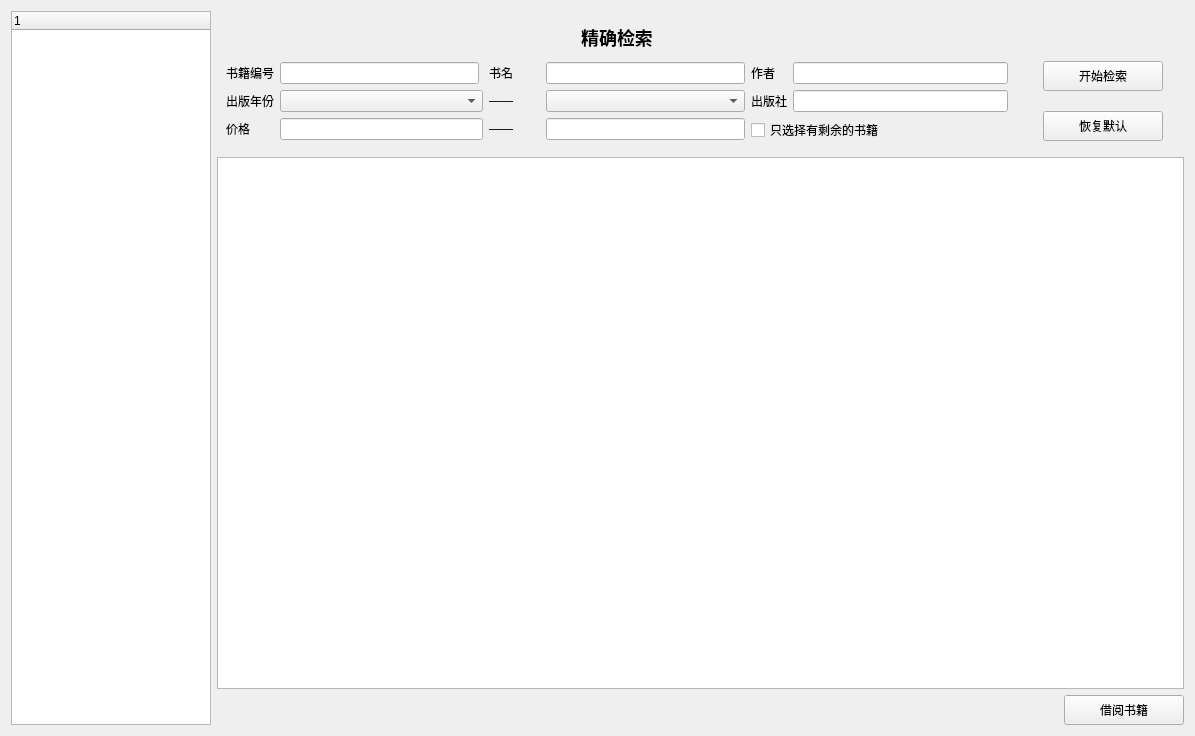
<?xml version="1.0" encoding="UTF-8"?>
<ui version="4.0">
 <class>BookSearchWidget</class>
 <widget class="QWidget" name="BookSearchWidget">
  <property name="geometry">
   <rect>
    <x>0</x>
    <y>0</y>
    <width>1195</width>
    <height>736</height>
   </rect>
  </property>
  <property name="minimumSize">
   <size>
    <width>1195</width>
    <height>736</height>
   </size>
  </property>
  <property name="maximumSize">
   <size>
    <width>1195</width>
    <height>736</height>
   </size>
  </property>
  <property name="windowTitle">
   <string>Form</string>
  </property>
  <property name="autoFillBackground">
   <bool>false</bool>
  </property>
  <layout class="QGridLayout" name="gridLayout_2">
   <item row="0" column="0">
    <widget class="QTreeWidget" name="treeWidget">
     <property name="minimumSize">
      <size>
       <width>200</width>
       <height>0</height>
      </size>
     </property>
     <property name="maximumSize">
      <size>
       <width>200</width>
       <height>16777215</height>
      </size>
     </property>
     <column>
      <property name="text">
       <string notr="true">1</string>
      </property>
     </column>
    </widget>
   </item>
   <item row="0" column="1">
    <layout class="QVBoxLayout" name="verticalLayout">
     <item>
      <layout class="QHBoxLayout" name="horizontalLayout">
       <item>
        <widget class="QWidget" name="widget" native="true">
         <property name="minimumSize">
          <size>
           <width>800</width>
           <height>140</height>
          </size>
         </property>
         <property name="maximumSize">
          <size>
           <width>800</width>
           <height>140</height>
          </size>
         </property>
         <layout class="QGridLayout" name="gridLayout_5">
          <item row="0" column="0">
           <layout class="QVBoxLayout" name="verticalLayout_2">
            <item>
             <widget class="QLabel" name="label_4">
              <property name="text">
               <string>&lt;h2&gt;精确检索&lt;/h2&gt;</string>
              </property>
              <property name="alignment">
               <set>Qt::AlignCenter</set>
              </property>
             </widget>
            </item>
            <item>
             <layout class="QHBoxLayout" name="horizontalLayout_2">
              <item>
               <layout class="QGridLayout" name="gridLayout">
                <item row="0" column="0">
                 <widget class="QLabel" name="label">
                  <property name="text">
                   <string>书籍编号</string>
                  </property>
                 </widget>
                </item>
                <item row="0" column="1">
                 <widget class="QLineEdit" name="LineEdit_bookID">
                  <property name="maximumSize">
                   <size>
                    <width>199</width>
                    <height>16777215</height>
                   </size>
                  </property>
                 </widget>
                </item>
                <item row="1" column="0">
                 <widget class="QLabel" name="label_5">
                  <property name="text">
                   <string>出版年份</string>
                  </property>
                 </widget>
                </item>
                <item row="1" column="1">
                 <widget class="QComboBox" name="comboBox_date1">
                  <property name="minimumSize">
                   <size>
                    <width>161</width>
                    <height>0</height>
                   </size>
                  </property>
                 </widget>
                </item>
                <item row="2" column="0">
                 <widget class="QLabel" name="label_8">
                  <property name="text">
                   <string>价格    </string>
                  </property>
                 </widget>
                </item>
                <item row="2" column="1">
                 <widget class="QLineEdit" name="LineEdit_price1"/>
                </item>
               </layout>
              </item>
              <item>
               <layout class="QGridLayout" name="gridLayout_3">
                <item row="0" column="0">
                 <widget class="QLabel" name="label_2">
                  <property name="text">
                   <string>书名</string>
                  </property>
                 </widget>
                </item>
                <item row="1" column="0">
                 <widget class="QLabel" name="label_6">
                  <property name="text">
                   <string>——</string>
                  </property>
                 </widget>
                </item>
                <item row="1" column="1">
                 <widget class="QComboBox" name="comboBox_date2">
                  <property name="minimumSize">
                   <size>
                    <width>160</width>
                    <height>0</height>
                   </size>
                  </property>
                  <property name="maximumSize">
                   <size>
                    <width>199</width>
                    <height>16777215</height>
                   </size>
                  </property>
                 </widget>
                </item>
                <item row="2" column="0">
                 <widget class="QLabel" name="label_9">
                  <property name="text">
                   <string>——</string>
                  </property>
                 </widget>
                </item>
                <item row="2" column="1">
                 <widget class="QLineEdit" name="LineEdit_price2">
                  <property name="maximumSize">
                   <size>
                    <width>199</width>
                    <height>16777215</height>
                   </size>
                  </property>
                 </widget>
                </item>
                <item row="0" column="1">
                 <widget class="QLineEdit" name="LineEdit_bookName">
                  <property name="maximumSize">
                   <size>
                    <width>199</width>
                    <height>16777215</height>
                   </size>
                  </property>
                 </widget>
                </item>
               </layout>
              </item>
              <item>
               <layout class="QGridLayout" name="gridLayout_4">
                <item row="0" column="0">
                 <widget class="QLabel" name="label_3">
                  <property name="text">
                   <string>作者  </string>
                  </property>
                 </widget>
                </item>
                <item row="0" column="1">
                 <widget class="QLineEdit" name="LineEdit_authorName"/>
                </item>
                <item row="1" column="0">
                 <widget class="QLabel" name="label_7">
                  <property name="text">
                   <string>出版社</string>
                  </property>
                 </widget>
                </item>
                <item row="1" column="1">
                 <widget class="QLineEdit" name="LineEdit_publisher"/>
                </item>
                <item row="2" column="0" colspan="2">
                 <widget class="QCheckBox" name="checkBox_haveStock">
                  <property name="text">
                   <string>只选择有剩余的书籍</string>
                  </property>
                 </widget>
                </item>
               </layout>
              </item>
             </layout>
            </item>
           </layout>
          </item>
         </layout>
        </widget>
       </item>
       <item>
        <widget class="QWidget" name="widget_2" native="true">
         <property name="minimumSize">
          <size>
           <width>0</width>
           <height>140</height>
          </size>
         </property>
         <property name="maximumSize">
          <size>
           <width>16777215</width>
           <height>140</height>
          </size>
         </property>
         <widget class="QPushButton" name="Button_Search">
          <property name="geometry">
           <rect>
            <x>20</x>
            <y>50</y>
            <width>120</width>
            <height>30</height>
           </rect>
          </property>
          <property name="minimumSize">
           <size>
            <width>120</width>
            <height>30</height>
           </size>
          </property>
          <property name="maximumSize">
           <size>
            <width>120</width>
            <height>30</height>
           </size>
          </property>
          <property name="text">
           <string>开始检索</string>
          </property>
         </widget>
         <widget class="QPushButton" name="Button_Clear">
          <property name="geometry">
           <rect>
            <x>20</x>
            <y>100</y>
            <width>120</width>
            <height>30</height>
           </rect>
          </property>
          <property name="minimumSize">
           <size>
            <width>120</width>
            <height>30</height>
           </size>
          </property>
          <property name="maximumSize">
           <size>
            <width>120</width>
            <height>30</height>
           </size>
          </property>
          <property name="text">
           <string>恢复默认</string>
          </property>
         </widget>
        </widget>
       </item>
      </layout>
     </item>
     <item>
      <widget class="QTableWidget" name="tableWidget"/>
     </item>
     <item>
      <layout class="QHBoxLayout" name="horizontalLayout_3">
       <item>
        <spacer name="horizontalSpacer">
         <property name="orientation">
          <enum>Qt::Horizontal</enum>
         </property>
         <property name="sizeHint" stdset="0">
          <size>
           <width>40</width>
           <height>20</height>
          </size>
         </property>
        </spacer>
       </item>
       <item>
        <widget class="QPushButton" name="Button_lendBook">
         <property name="minimumSize">
          <size>
           <width>120</width>
           <height>30</height>
          </size>
         </property>
         <property name="maximumSize">
          <size>
           <width>120</width>
           <height>30</height>
          </size>
         </property>
         <property name="text">
          <string>借阅书籍</string>
         </property>
        </widget>
       </item>
      </layout>
     </item>
    </layout>
   </item>
  </layout>
 </widget>
 <resources/>
 <connections/>
</ui>
